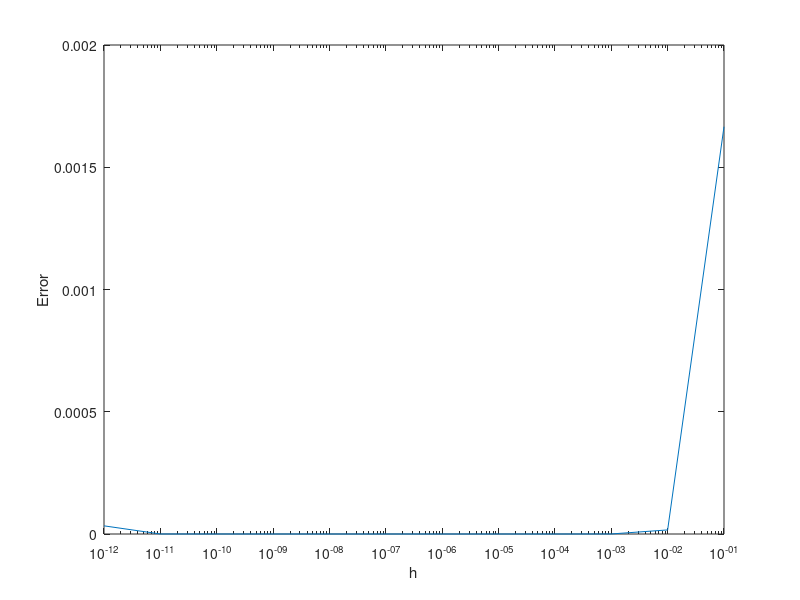

The MATLAB script that drew this image:
% 5.1 Computer Problems: 1

format long;
f = @(x) sin(x) - cos(x);
df = @(x) cos(x) + sin(x);
n = 12; x0 = 0;
res = zeros(n, 1);
error = zeros(n, 1);
H = zeros(n, 1);
trueRes = df(x0);
for i = 1:n
    h = 10^(-i);
    H(i) = h;
    computeRes = (f(x0+h) - f(x0-h)) / (2*h);
    res(i) = computeRes;
    error(i) = abs(computeRes - trueRes);
end
res
error
semilogx(H, error)
ylabel('Error')
xlabel('h')